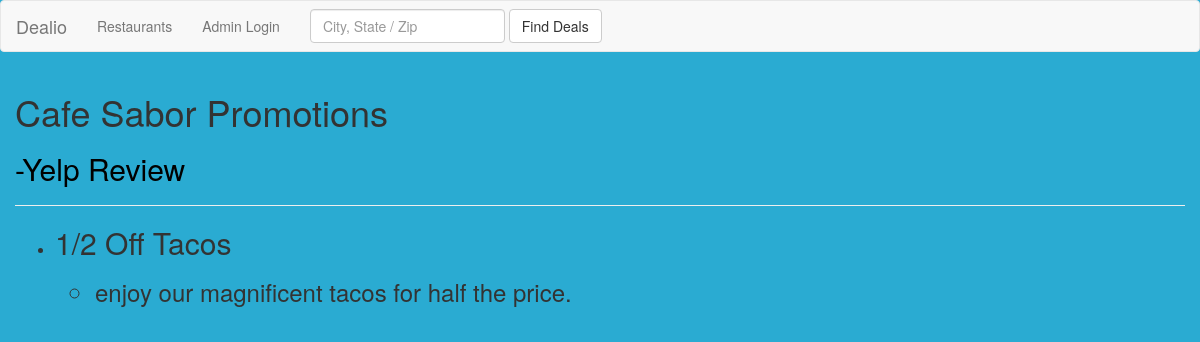
Page /promotions/1/ on the committed database.
### dealioApp/models.py (models this page shows, shortened)
class Restaurant(models.Model):
    name = models.CharField(max_length=25, unique=True)
    proms = models.ManyToManyField(Promotion)
    review_link = models.CharField(max_length=50, unique=True)
    website_link = models.CharField(max_length=50, unique=True)
    rating = models.FloatField()
    num_ratings = models.IntegerField()
    num_deals = models.IntegerField()
    def getPromotions(self):
        promos = []
        for i in range(0,self.proms.count()):
            promos.append(self.proms.all()[i])
        return promos

class Promotion(models.Model):
    title = models.CharField(max_length=25, unique=True)  # specify the models fields (data type) based on what django provides
    description = models.TextField(blank=True, null=True)
    rating = models.FloatField()
    num_ratings = models.IntegerField()
    def __str__(self):
        return self.title

### dealioApp/views.py (the view)
# urls.py: url(r'^promotions/(?P<restaurant_id>\d+)/$', views.promotions, name='promotions'),#this uses a named group for regex
def promotions(request, restaurant_id):#pass in a restaurant's id into this view to access its promotions via getPromotions
    restaurant = Restaurant.objects.get(id=restaurant_id)
    return render(request, 'dealioApp/promotions.html', {'restaurant': restaurant})

### dealioApp/templates/dealioApp/promotions.html (shortened to what this page needs)
<!DOCTYPE html>
<html lang="en">
<head>
    {% extends "dealioApp/home.html" %}
  {% block content %}
  <div class="container-fluid" >
    <h1>{{restaurant.name}} Promotions</h1>
      <h2><a href={{restaurant.review_link}} style="color:black" target="_blank">-Yelp Review</a></h2>
    <hr>
    <ul>
        {% for promo in restaurant.getPromotions %}
            <li><h2>{{promo}}</h2></li>
            <ul>
                <h3><li>{{promo.description}}</li></h3>
            </ul>
        {% endfor %}
    </ul>
  {% endblock %}

### rows in the picture
Restaurant: name "Cafe Sabor"
Promotion: title "1/2 Off Tacos", description "enjoy our magnificent tacos for half the price."
